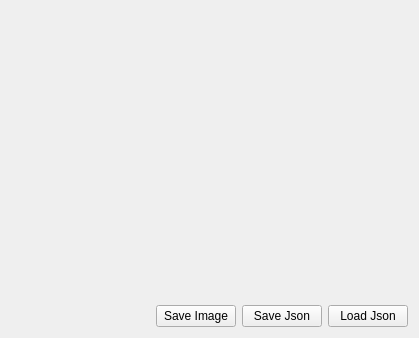
<?xml version="1.0" encoding="UTF-8"?>
<ui version="4.0">
 <class>Widget</class>
 <widget class="QWidget" name="Widget">
  <property name="geometry">
   <rect>
    <x>0</x>
    <y>0</y>
    <width>419</width>
    <height>338</height>
   </rect>
  </property>
  <property name="windowTitle">
   <string>Widget</string>
  </property>
  <layout class="QHBoxLayout" name="horizontalLayout">
   <item>
    <layout class="QVBoxLayout" name="verticalLayout">
     <item>
      <spacer name="verticalSpacer">
       <property name="orientation">
        <enum>Qt::Vertical</enum>
       </property>
       <property name="sizeHint" stdset="0">
        <size>
         <width>20</width>
         <height>40</height>
        </size>
       </property>
      </spacer>
     </item>
     <item>
      <layout class="QHBoxLayout" name="horizontalLayout_2">
       <item>
        <spacer name="horizontalSpacer">
         <property name="orientation">
          <enum>Qt::Horizontal</enum>
         </property>
         <property name="sizeHint" stdset="0">
          <size>
           <width>40</width>
           <height>20</height>
          </size>
         </property>
        </spacer>
       </item>
       <item>
        <widget class="QPushButton" name="saveImageButton">
         <property name="text">
          <string>Save Image</string>
         </property>
        </widget>
       </item>
       <item>
        <widget class="QPushButton" name="SaveJsonButton">
         <property name="text">
          <string>Save Json</string>
         </property>
        </widget>
       </item>
       <item>
        <widget class="QPushButton" name="LoadJsonButton">
         <property name="text">
          <string>Load Json</string>
         </property>
        </widget>
       </item>
      </layout>
     </item>
    </layout>
   </item>
  </layout>
 </widget>
 <resources/>
 <connections/>
</ui>
